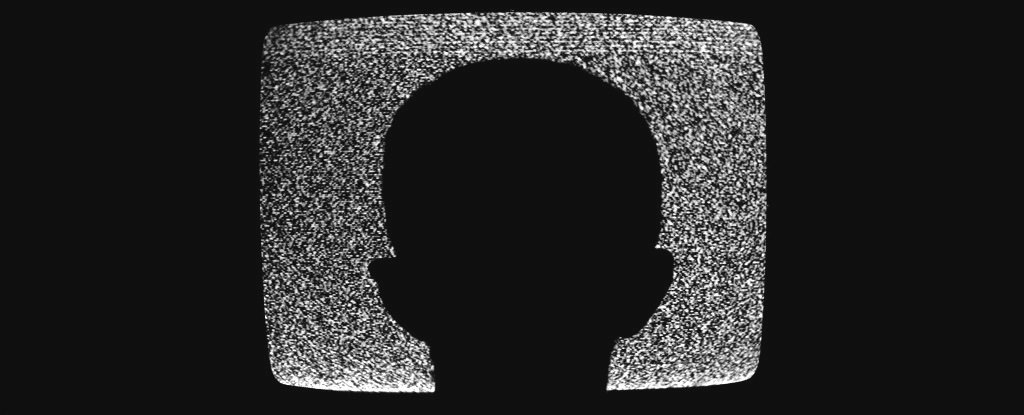
#> input picture images/morph1.jpg, 1024 x 415 px
$ python demo28.py
#> lines starting #> are read from the running program, lines starting #| are printed output that depends on the picture
import cv2
import matplotlib
from matplotlib import pyplot as plt

matplotlib.rcParams['figure.figsize'] = (6.0, 6.0)
matplotlib.rcParams['image.cmap'] = 'gray'
FILENAME = 'images/morph1.jpg'
image = cv2.imread(FILENAME)
#> image is the input picture: shape (415, 1024, 3); min 0, max 255, mean 38.7
plt.imshow(image)
# plt.show()
# 3,3, 5,5 , 77, 99

# ksize 越大 移除或擴大結果會越模糊
ksize = (9, 9)
kernel1 = cv2.getStructuringElement(cv2.MORPH_ELLIPSE, ksize)
plt.imshow(kernel1)
# plt.show()

morphedImage = image.copy()
for _ in range(20):
    # cv2.MORPH_OPEN >> 先移除再擴大
    # cv2.MORPH_CLOSE >> 先擴大在移除
    morphedImage = cv2.morphologyEx(morphedImage, cv2.MORPH_CLOSE, kernel1)
#> this loop made 20 passes
#> pass 1, `morphedImage = cv2.morphologyEx(morphedImage, cv2.MORPH_CLOSE, kernel1)`:
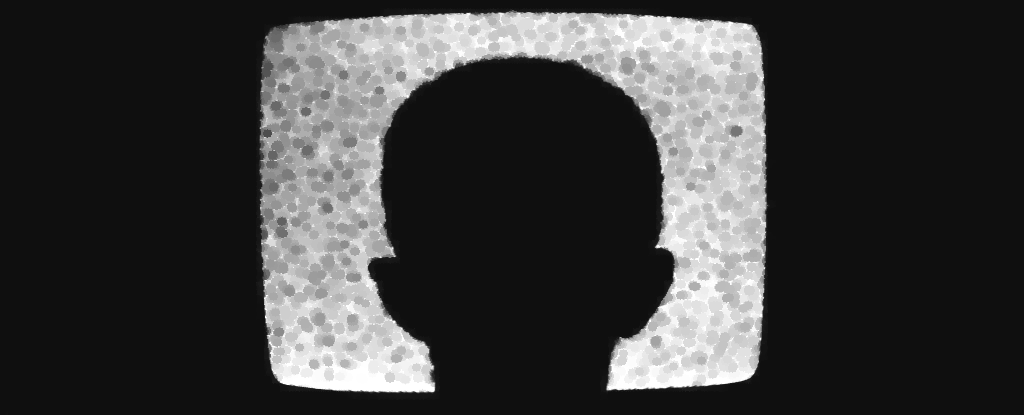
#> morphedImage: shape (415, 1024, 3); min 15, max 255, mean 59.8

plt.figure(figsize=[15, 9])
plt.subplot(1, 2, 1)
plt.imshow(image)
plt.subplot(1, 2, 2)
plt.imshow(morphedImage)
plt.show()
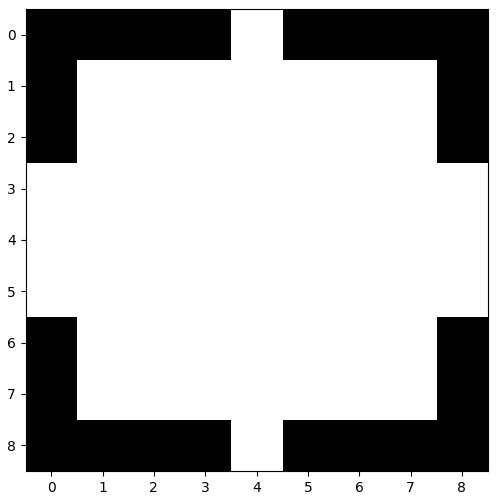
#> figure drawn by matplotlib, 1 panel
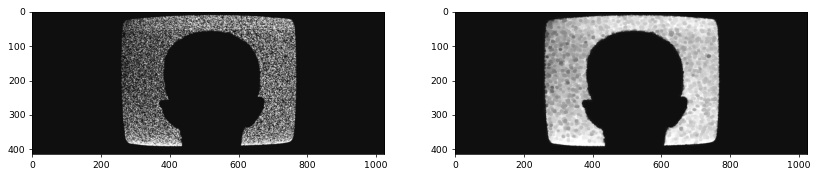
#> figure drawn by matplotlib, 2 panels
